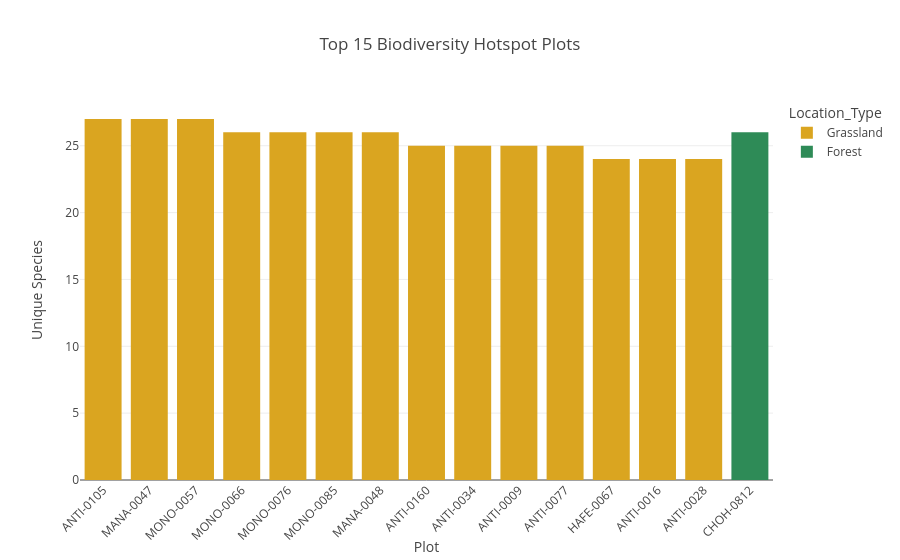

This figure's notebook cell:
### Code cell
plot_hotspots = df.groupby(['Plot_Name','Location_Type']).agg(
    Unique_Species=('Scientific_Name','nunique'),
    Total_Obs=('Common_Name','count')
).reset_index().sort_values('Unique_Species', ascending=False).head(15)

fig = px.bar(plot_hotspots, x='Plot_Name', y='Unique_Species', color='Location_Type',
             title='Top 15 Biodiversity Hotspot Plots',
             color_discrete_map={'Forest':'#2E8B57','Grassland':'#DAA520'},
             labels={'Plot_Name':'Plot','Unique_Species':'Unique Species'})
fig.update_layout(plot_bgcolor='white', paper_bgcolor='white', xaxis_tickangle=-45)
fig.show()

### Figure 1 — Plotly figure (JSON) as saved in the notebook; plotly's stock layout.template omitted (floating-point values rounded to 4 significant figures)
{"data": [{"hovertemplate": "Location_Type=Grassland<br>Plot=%{x}<br>Unique Species=%{y}<extra></extra>", "legendgroup": "Grassland", "marker": {"color": "#DAA520", "pattern": {"shape": ""}}, "name": "Grassland", "orientation": "v", "showlegend": true, "textposition": "auto", "type": "bar", "x": ["ANTI-0105", "MANA-0047", "MONO-0057", "MONO-0066", "MONO-0076", "MONO-0085", "MANA-0048", "ANTI-0160", "ANTI-0034", "ANTI-0009", "ANTI-0077", "HAFE-0067", "ANTI-0016", "ANTI-0028"], "xaxis": "x", "y": [27, 27, 27, 26, 26, 26, 26, 25, 25, 25, 25, 24, 24, 24], "yaxis": "y"}, {"hovertemplate": "Location_Type=Forest<br>Plot=%{x}<br>Unique Species=%{y}<extra></extra>", "legendgroup": "Forest", "marker": {"color": "#2E8B57", "pattern": {"shape": ""}}, "name": "Forest", "orientation": "v", "showlegend": true, "textposition": "auto", "type": "bar", "x": ["CHOH-0812"], "xaxis": "x", "y": [26], "yaxis": "y"}], "layout": {"barmode": "relative", "legend": {"title": {"text": "Location_Type"}, "tracegroupgap": 0}, "paper_bgcolor": "white", "plot_bgcolor": "white", "title": {"text": "Top 15 Biodiversity Hotspot Plots"}, "xaxis": {"anchor": "y", "domain": [0, 1], "tickangle": -45, "title": {"text": "Plot"}}, "yaxis": {"anchor": "x", "domain": [0, 1], "title": {"text": "Unique Species"}}}}
